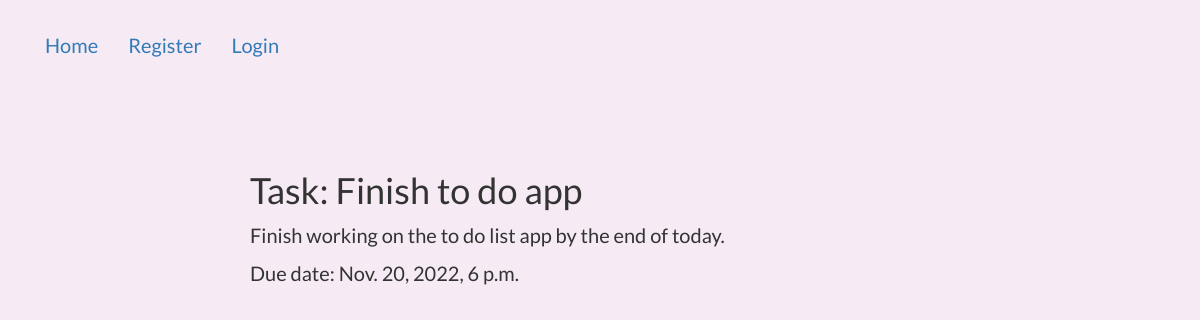
/basic_app/task/1/, run on an earlier commit of the app's database.
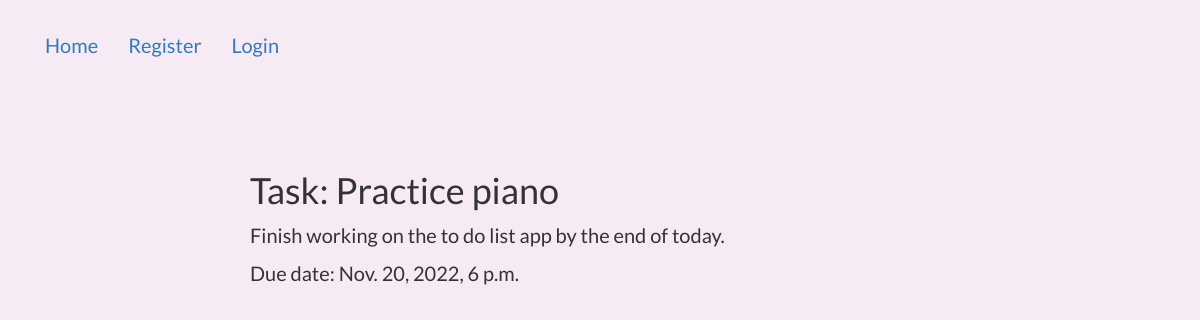
And on a later commit of the database.
### basic_app/models.py (models this page shows)
class Task(models.Model):
    user = models.ForeignKey(User, on_delete=models.CASCADE)
    title = models.CharField(max_length=200)
    description = models.TextField(blank=True)
    complete = models.BooleanField(default=False)
    date_created = models.DateTimeField(auto_now_add=True)
    due_date = models.DateTimeField(null=True, blank=True)
    def __str__(self):
        return self.title
    class Meta:
        ordering = ['due_date']

### basic_app/views.py (the view)
# urls.py: path('task/<int:pk>/', views.TaskDetail.as_view(),name='task_detail'),
class TaskDetail(DetailView):
   model = models.Task
   def get_context_data(self, **kwargs):
       context = super().get_context_data(**kwargs)
       context['task'] = context['task']
       return context

### templates/basic_app/task_detail.html (shortened to what this page needs)
{% extends "basic_app/base.html" %}
{% block content %}
<h1>Task: {{object}}</h1>
<p>{{task.description}}</p>
<p>Due date: {{task.due_date}}</p>
{% endblock content %}

What changed in the data, as far as the page shows it:
changed Task "Finish working on the to do list app by the end of today.": title "Finish to do app" → "Practice piano"
